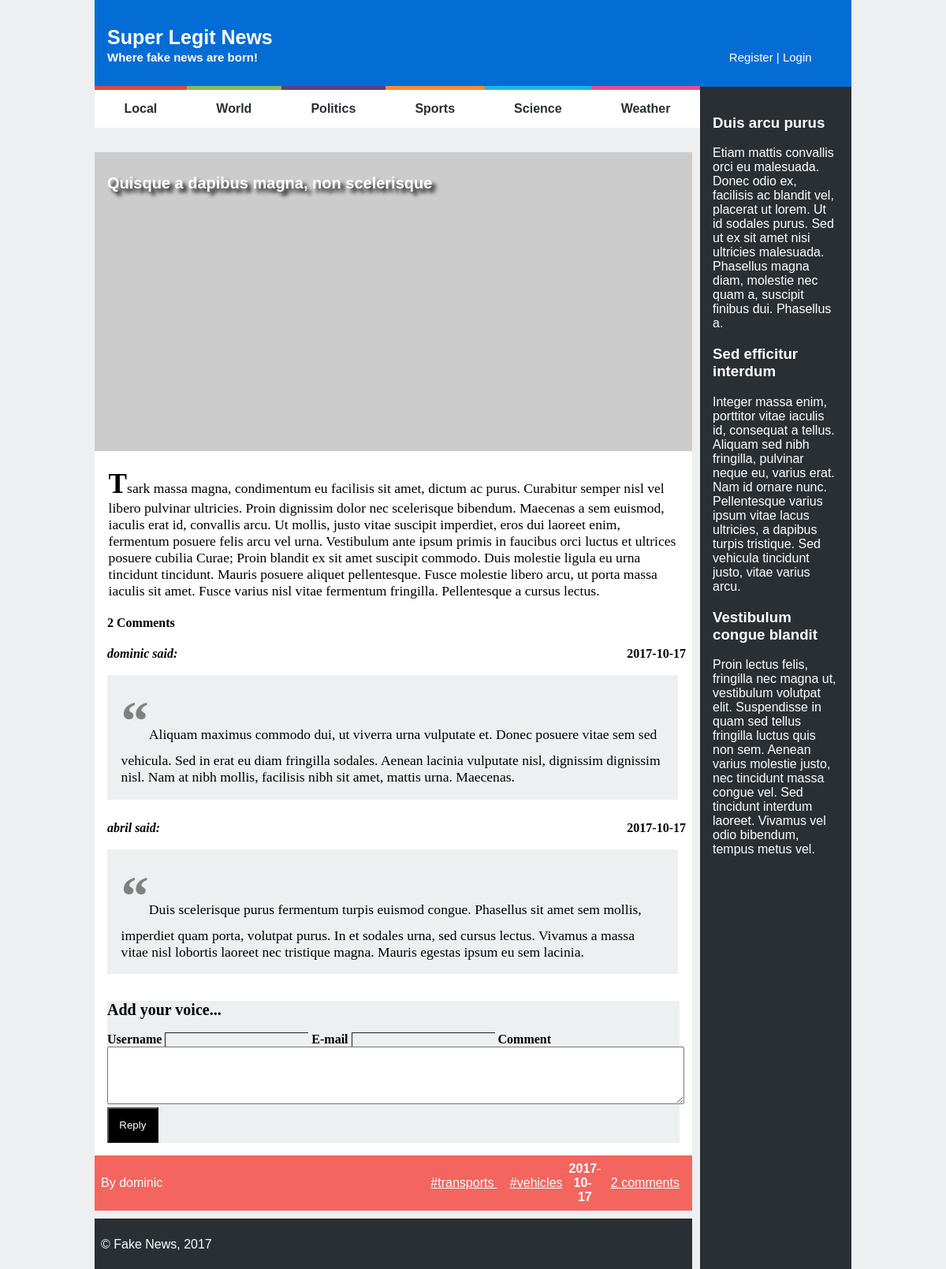
/news_item.php?id=4, run on an earlier commit of the app's database.
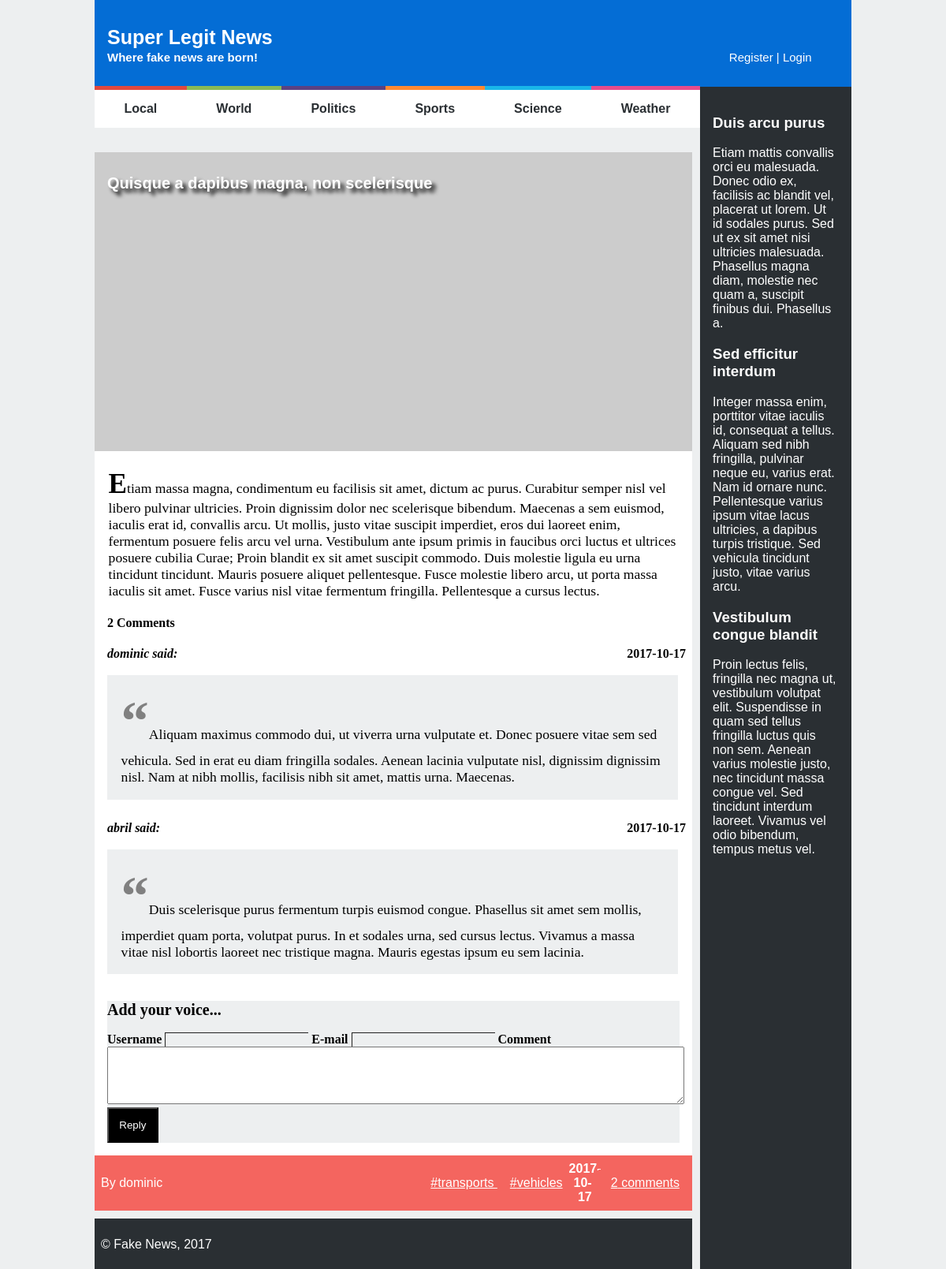
And on a later commit of the database.
### tables this page shows
CREATE TABLE news (
  id INTEGER PRIMARY KEY,
  title VARCHAR,
  published INTEGER, -- date when the article was published in epoch format
  tags VARCHAR, -- comma separated tags
  username VARCHAR REFERENCES users, -- who wrote the article
  introduction VARCHAR,
  fulltext VARCHAR
);

CREATE TABLE comments (
  id INTEGER PRIMARY KEY,
  news_id INTEGER REFERENCES news,
  username VARCHAR REFERENCES users,
  published INTEGER, -- date when news item was published in epoch format
  text VARCHAR
);

### news_item.php (called while the page is built, shortened)
<?php
  include_once('database/connection.php');
  include_once('database/news.php');
  include_once('database/comments.php');
  $article = getNewsById($_GET['id']);
  $comments = getCommentsByNewId($_GET['id']);
  $tags = explode(',', $article['tags']);
  include_once('templates/common/header.php');
  include_once('templates/news/news_item.php');
  include_once('templates/common/footer.php');
?>

### database/news.php (called while the page is built, shortened)
<?php
function getNewsById($id){
	global $db;
	$stmt = $db->prepare('SELECT * FROM news JOIN users USING (username) WHERE id = ?');
	$stmt->execute(array($id));
	return $stmt->fetch();
}
?>

### database/comments.php (called while the page is built)
<?php
	function getCommentsByNewId($id){
		global $db;
		$stmt = $db->prepare('SELECT * FROM comments JOIN users USING (username) WHERE news_id = ?');
    $stmt->execute(array($id));
    return $stmt->fetchAll();
	}
?>

### templates/news/news_item.php (the view, shortened to what this page needs)
<section id="news">
  <article>
    <header>
      <h1><a href="news_item.php?id=<?=$article['id'] ?>"><?=$article['title']?></a></h1>
    </header>
    <img src="https://picsum.photos/600/300/" alt="">
    <p><?=$article['introduction'] ?></p>
    <?php include_once('templates/comments/list_comments.php') ?>
    <footer>
      <span class="author"><?=$article['username']?></span>
      <span class="tags">
        <?php foreach($tags as $tag) {?>
          <a href="list_news.php">#<?=$tag?> </a>
        <?php } ?>
      </span>
      <span class="date"><?=date('Y-m-d', $article['published']);?></span>
			<a class="comments" href="news_item.php?id=<?=$article['id'] ?>#comments"><?=count($comments)?></a>
    </footer>
  </article>
</section>

### templates/common/header.php (shortened to what this page needs)
<!DOCTYPE html>
<html lang="en-US">
  <head>
    <link href="css/style.css" rel="stylesheet">
    <link href="css/layout.css" rel="stylesheet">
    <link href="css/responsive.css" rel="stylesheet">
    <link href="css/comments.css" rel="stylesheet">
    <link href="css/forms.css" rel="stylesheet">
  </head>
  <body>
    <header>
      <h1><a href="list_news.php">Super Legit News</a></h1>
      <h2><a href="list_news.php">Where fake news are born!</a></h2>
      <div id="signup">
        <?php if (empty($_SESSION) || !array_key_exists('username', $_SESSION)) {?>
          <a href="register.php">Register</a>
          <a href="login.php">Login</a>
        <?php } else {?>
          <a href="action_logout.php">| Logout</a>
        <?php } ?>
      </div>
    </header>
    <nav id="menu">
      <ul>
        <li><a href="list_news.php">Local</a></li>
        <li><a href="list_news.php">World</a></li>
        <li><a href="list_news.php">Politics</a></li>
        <li><a href="list_news.php">Sports</a></li>
        <li><a href="list_news.php">Science</a></li>
        <li><a href="list_news.php">Weather</a></li>
      </ul>
    </nav>
    <aside id="related">
      <article>
        <h1><a href="#">Duis arcu purus</a></h1>
        <p>Etiam mattis convallis orci eu malesuada. Donec odio ex, facilisis ac blandit vel, placerat ut lorem. Ut id sodales purus. Sed ut ex sit amet nisi ultricies malesuada. Phasellus magna diam, molestie nec quam a, suscipit finibus dui. Phasellus a.</p>
      </article>
      <article>
        <h1><a href="#">Sed efficitur interdum</a></h1>
        <p>Integer massa enim, porttitor vitae iaculis id, consequat a tellus. Aliquam sed nibh fringilla, pulvinar neque eu, varius erat. Nam id ornare nunc. Pellentesque varius ipsum vitae lacus ultricies, a dapibus turpis tristique. Sed vehicula tincidunt justo, vitae varius arcu.</p>
      </article>
      <article>
        <h1><a href="#">Vestibulum congue blandit</a></h1>
        <p>Proin lectus felis, fringilla nec magna ut, vestibulum volutpat elit. Suspendisse in quam sed tellus fringilla luctus quis non sem. Aenean varius molestie justo, nec tincidunt massa congue vel. Sed tincidunt interdum laoreet. Vivamus vel odio bibendum, tempus metus vel.</p>
      </article>
    </aside>

### templates/comments/list_comments.php
<section id="comments">
	<h1><?=count($comments)?> Comment<?=count($comments)==1?'':'s'?></h1>
	<?php foreach($comments as $comment){ ?>
		<article class="comment">
			<span class="user"><?=$comment['username']?></span>
			<span class="date"><?=date('Y-m-d', $comment['published']) ?></span>
			<p><?=$comment['text'] ?></p>
		</article>
	<?php } ?>
	<form>
		<h2>Add your voice...</h2>
		<label>Username
			<input type="text" name="username">
		</label>
		<label>E-mail
			<input type="email" name="email">
		</label>
		<label>Comment
			<textarea name="comment"></textarea>
		</label>
		<input type="submit" value="Reply">
	</form>
	</section>

### templates/common/footer.php
<footer>
      <p>&copy; Fake News, 2017</p>
    </footer>
  </body>
</html>

### css/style.css (style rules this page uses)
body { margin-left: 150px; margin-right: 150px; }
body > header div a:first-of-type::after { content: " | "; }
body > header { background-color: #046DD5; padding: 1em; }
body > header > h1 { font-size: 25px; }
body > header > h2 { margin-top: -1em; font-size: 15px; }
body > header > div { margin-top: -1em; font-size: 15px; }
body header a { color: white; text-decoration: none; font-family: Arial, Helvetica, sans-serif; }
footer { color: white; padding: 0.5em; background-color: #F4655F; font-family: Verdana, Geneva, Tahoma, sans-serif; }
footer a { color: white; padding: 0.5em; background-color: #F4655F; }
body > footer { color: white; margin-top: 0.5em; background-color: #2A2F33; font-family: Verdana, Geneva, Tahoma, sans-serif; }
#menu a { color: #2A2F33; text-decoration: none; font-family: Arial, Helvetica, sans-serif; }
#menu ul { position: relative; top: -1.3em; margin: 0; padding-left: 0; list-style-type: none; text-align: center; line-height: 3; font-weight: bold; }
#menu ul li { border-color: #E1493E; border-style: solid; border-width: 0; border-top-width: 5px; }
#menu ul li+li { border-color: #8ABA56; }
#menu ul li+li+li { border-color: #5B4282; }
#menu ul li+li+li+li { border-color: #FF8932; }
#menu ul li+li+li+li+li { border-color: #19B6E9; }
#menu ul li+li+li+li+li+li { border-color: #E84C8B; }
#related { color: white; background-color: #2A2F33; padding: 1em; }
#related article { margin: 1em; font-family: Arial, Helvetica, sans-serif; }
#related a { color: white; text-decoration: none; font-weight: bold; }
img { width: 100%; height: auto; }
#news article p { font-size: 1.1em; margin-left: 1em; margin-right: 1em; }
#news article p:first-of-type::first-letter { font-size: 2em; font-weight: bold; }
.author:before { content: "By "; }
.comments::after { content: " comments" }
#news article { position: relative; margin-top: 1em; }
#news article header h1 { text-shadow: 5px 5px 5px black; font-size: 20px; position: absolute; top: 8px; left: 16px; }

### css/layout.css (style rules this page uses)
body { width: 60em; margin: auto; display: grid; grid-template-columns: 80% 20%; grid-template-rows: auto auto 1fr auto; grid-template-areas: "header header" "list sidebar" "news sidebar" "footer sidebar"; background-color: #EDEFF0; }
body > header { grid-area: header; display: grid; grid-template-columns: 85% 15%; grid-template-rows: auto; grid-template-areas: "top top" "bot right"; }
body > header > h1 { grid-area: top; }
body > header > h2 { grid-area: bot; }
body > header > div { grid-area: right; }
body > footer { grid-area: footer; margin-top: 10px; margin-right: 10px; }
#related { padding-left: 0; padding-right: 0; grid-area: sidebar; }
#menu ul { display: flex; justify-content: space-evenly; grid-area: list; background-color: white; }
#menu ul li { flex-grow: 1; }
#news { margin-right: 10px; grid-area: news; }
#news article { background-color: white; margin-top: 10px; }
#news footer { display: grid; grid-template-columns: 20% 60% 5% 15%; grid-template-rows: auto; grid-template-areas: "author tags date comments"; }
#news footer .author { align-self: center; text-align: left; grid-area: author; }
#news footer .tags { align-self: center; text-align: right; grid-area: tags; }
#news footer .comments { align-self: center; text-align: right; grid-area: comments; }
#news footer .date { align-self: center; text-align: right; grid-area: date; }

### css/comments.css (style rules this page uses)
#comments { padding-left: 1em; }
#comments .comment p::before { content: "\201C"; color: gray; font-size: 2em; }
#comments .comment p { margin-left: 0; padding: 1em; background-color: #EDEFF0; grid-area: p; }
.comment { display: grid; grid-template-columns: 80% 20%; grid-template-rows: auto; grid-template-areas: "user date" "p p"; }
.user { grid-area: user; text-align: left; font-style: italic; font-weight: bold; }
.user::after { content: " said:"; }
.date { font-weight: bold; grid-area: date; text-align: right; padding-right: 0.5em; }
form { background-color: #EDEFF0; margin: 1em; margin-left: 0; font-weight: bold; }
form > h2 { font-size: 1.25em; }
textarea[name=comment] { width: 100%; height: 5em; }
input[type=submit] { background-color: black; color: white; padding: 1em; }
input[type=text], input[type=email] { border-right: none; border-bottom: none; background-color: #EDEFF0; border-width: 1px; }

### css/forms.css (style rules this page uses)
body > footer { height: 3em; }

What changed in the data, as far as the page shows it:
changed news "Quisque a dapibus magna, non scelerisque": introduction "Tsark massa magna, condimentum eu…" → "Etiam massa magna, condimentum eu…"
